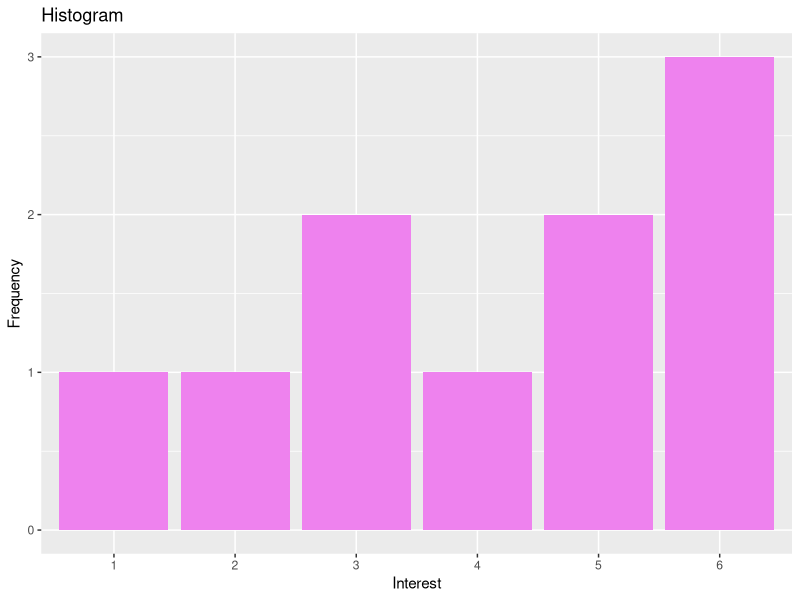

Reproduce this figure in R.
                                        # Page no. : 25

# Worked - out Exapmles

Interest <- c(2, 4, 5, 5, 1, 3, 6, 3, 6, 6)

frequency_table <- data.frame(table(Interest))

Percent <- round((prop.table(frequency_table$Freq) * 100), 0)

frequency_table <- cbind(frequency_table, Percent)

View(frequency_table)

# Install Library if not install

# install.packages("ggplot2")

# Import Library

library(ggplot2)

ggplot(data = frequency_table, aes(x = Interest, y = Freq)) +
  geom_bar(stat = "identity", fill = "violet") +
  labs(title = "Histogram", x = "Interest", y = "Frequency")
